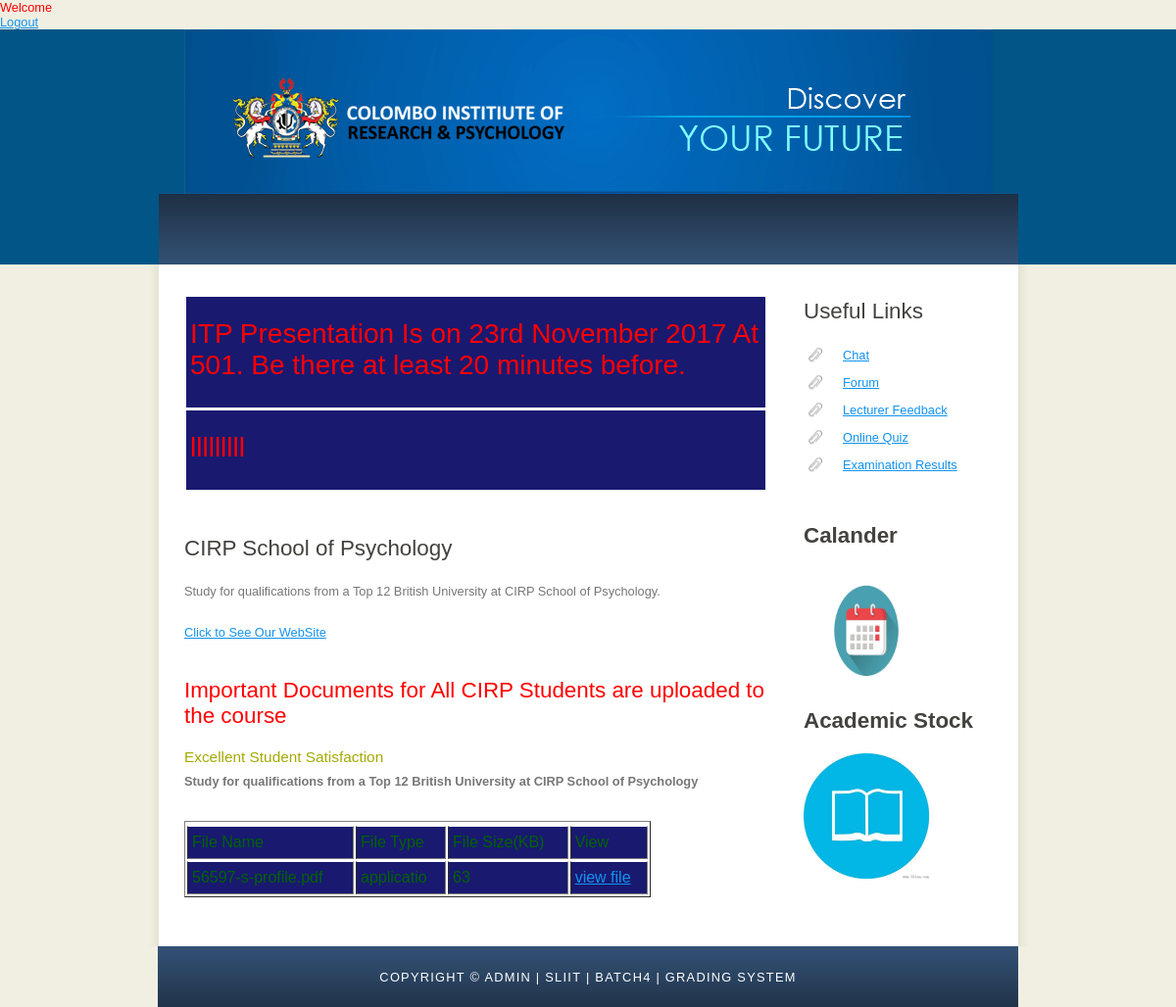
/a/student.php, run on the app's committed database.
### tables this page shows
CREATE TABLE `notices` (
  `id` int(100) NOT NULL,
  `notice` varchar(100) NOT NULL
);

CREATE TABLE `uploads` (
  `id` int(10) NOT NULL,
  `file` varchar(100) NOT NULL,
  `type` varchar(10) NOT NULL,
  `size` int(11) NOT NULL
);

### a/student.php (the view, shortened to what this page needs)
<?php
echo "<div style ='color:#ff0000'>Welcome </div>"."".$_SESSION["uname"];
?>
<a href="homelogin.php"> Logout </a>
<!DOCTYPE HTML>
<html>
<head>
  <link rel="stylesheet" type="text/css" href="styleb/style.css" title="style" />
</head>
<body>
  <div id="main">
    <div id="header">
      <div id="logo">
      </div>
      <div id="menubar">
      </div>
    </div>
    <div id="site_content">
      <div class="sidebar">
        <h3>Useful Links</h3>
        <ul>
	  <li><a href="../sachi/finalChat/index.php">Chat</a></li>
          <li><a href="../sachi/finalForum/pages/home.php">Forum</a></li>
	  <li><a href="../sachi/finalFeedback/pages/viewLecturer.php">Lecturer Feedback</a></li>
          <li><a href="../navi/Slogin.php">Online Quiz</a></li>
          <li><a href="../cirp/S login.php">Examination Results</a></li>
        </ul>
<h3><B>Calander</B></h3>
<a href="../arju/student/Calendar.php">
	<img src="styleb/1d.jpg" alt="HTML5 Icon" style="width:128px;height:128px;">
</a>
<h3><B>Academic Stock</B></h3>
<a href="../madu/MyPage1.php">
	<img src="styleb/1f.jpg" alt="HTML5 Icon" style="width:128px;height:128px;">
</a>
      </div>
      <div id="content">
	<table >
<?php
    $con = mysqli_connect('localhost','root','');
    $sql = "SELECT id,notice FROM notices";
    $records = mysqli_query($con,$sql);
    while($row = mysqli_fetch_array($records))
    {
        echo "<tr>";
	echo "<td><h2>"   .$row['notice']."</h2></td>";
   }
?>
</table>
        <h1>CIRP School of Psychology</h1>
        <p>Study for qualifications from a Top 12 British University at CIRP School of Psychology.</p>
<p><a href="https://researchandpsychology.com/">Click to See Our WebSite</a></p>
        <h2>Important Documents for All CIRP Students are uploaded to the course</h2>
        <h4>Excellent Student Satisfaction</h4>
        <p><strong>Study for qualifications from a Top 12 British University at CIRP School of Psychology</strong></p>
<?php
include "view.php";
?>
      </div>
    </div>
    <div id="footer">
      Copyright &copy; ADMIN | SLIIT | BATCH4 | GRADING SYSTEM
    </div>
  </div>
</body>
</html>

### a/view.php (shortened to what this page needs)
<?php
include 'databaseh.php';
?>
	<table width="80%" border="1">
    <tr>
    <td>File Name</td>
    <td>File Type</td>
    <td>File Size(KB)</td>
    <td>View</td>
    </tr>
    <?php
	$sql="SELECT * FROM uploads";
	$result_set = $mysqli->query($sql) or die($mysqli->error.__LINE__);
	while($row=mysqli_fetch_array($result_set))
	{
		?>
        <tr>
        <td><?php echo $row['file'] ?></td>
        <td><?php echo $row['type'] ?></td>
        <td><?php echo $row['size'] ?></td>
        <td><a href="../navi/uploads/<?php echo $row['file'] ?>" target="_blank">view file</a></td>
        </tr>
        <?php
	}
?>
    </table>

### a/styleb/style.css (style rules this page uses)
html { height: 100%; }
* { margin: 0; padding: 0; }
body { font: normal .80em 'trebuchet ms', arial, sans-serif; background: #F0EFE2; color: #777; }
p { padding: 0 0 20px 0; line-height: 1.7em; }
img { border: 0; }
h1, h2, h3, h4, h5, h6 { font: normal 175% 'century gothic', arial, sans-serif; color: #43423F; margin: 0 0 15px 0; padding: 15px 0 5px 0; }
h2 { font: normal 175% 'century gothic', arial, sans-serif; color: #A4AA04; }
h4, h5, h6 { margin: 0; padding: 0 0 5px 0; font: normal 120% arial, sans-serif; color: #A4AA04; }
a, a:hover { outline: none; text-decoration: underline; color: #1293EE; }
ul { margin: 2px 0 22px 17px; }
ul li { list-style-type: circle; margin: 0 0 6px 0; padding: 0 0 4px 5px; }
#main, #logo, #menubar, #site_content, #footer { margin-left: auto; margin-right: auto; }
#header { background: #025587; height: 240px; }
#logo { width: 825px; position: relative; height: 168px; background: #025587 url(logo.png) no-repeat; }
#menubar { width: 877px; height: 72px; padding: 0; background: #29415D url(menu.png) repeat-x; }
#site_content { width: 837px; overflow: hidden; margin: 0 auto 0 auto; padding: 20px 24px 20px 37px; background: #FFF url(content.png) repeat-y; }
.sidebar { float: right; width: 190px; padding: 0 15px 20px 15px; }
.sidebar ul { width: 178px; padding: 4px 0 0 0; margin: 4px 0 30px 0; }
.sidebar li { list-style: none; padding: 0 0 7px 0; }
.sidebar li a, .sidebar li a:hover { padding: 0 0 0 40px; display: block; background: transparent url(link.png) no-repeat left center; }
#content { text-align: left; width: 595px; padding: 0; }
#footer { width: 878px; font: normal 100% 'lucida sans unicode', arial, sans-serif; height: 33px; padding: 24px 0 5px 0; text-align: center; background: #29425E url(footer.png) repeat-x; color: #FFF; text-transform: uppercase; letter-spacing: 0.1em; }
table { margin: 10px 0 30px 0; }
table tr th, table tr td { background: #3B3B3B; color: #FFF; padding: 7px 4px; text-align: left; }
table tr td { background: #F0EFE2; color: #47433F; border-top: 1px solid #FFF; }

### a/student.php (style rules this page uses)
h2 { font: normal 175% ; color:red; font-family: "Arial Black", Gadget, sans-serif }
table tr th, table tr td { background: #006400; color: #006400; padding: 7px 4px; text-align: left; }
table tr td { background:#191970; color: #006400; border-top: 1px solid #FFF; }

### data on the page
notices: notice "ITP Presentation Is on 23rd November 2017 At 501. Be there at least 20 minutes before."
notices: notice "lllllllll"
uploads: file "56597-s-profile.pdf", type "applicatio", size "63"
